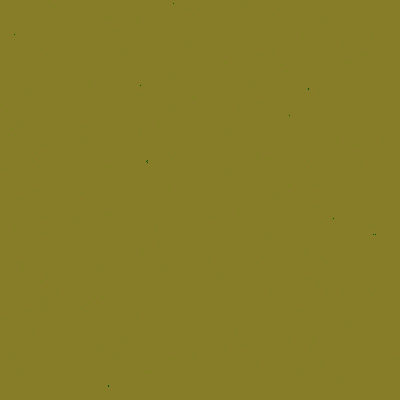
Frame 1 (no input)
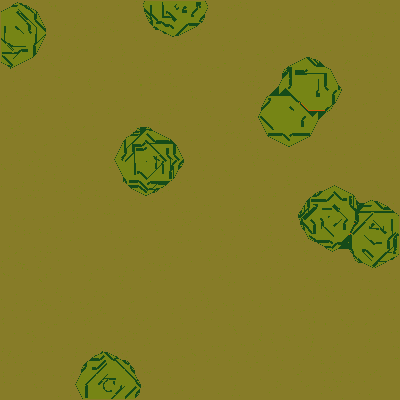
Frame 60 (the mouse pressed at the canvas centre just before this capture)
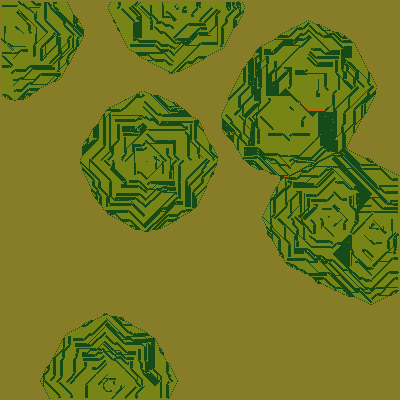
Frame 120 (the mouse held since frame 60 and released just before this capture)

The Processing sketch that drew these frames (run headless with seeded random() and noise(); from frame 60 on, the mouse is pressed at the canvas centre):

// Processing sketch: processing_6777
// ── processing_6777.pde

int[][] grid, future;
void setup() {
  size(400, 400);
  frameRate(8);
  grid = new int[width][height];
  future = new int[width][height];
  float density = 0.01 * width * height;
  for(int i = 0; i < density; i++) {
    int tempX = int(random(width));
    int tempY = int(random(height));
    grid[tempX][tempY] = 1; 
  }
  background(135, 124,40);
}

void draw() {
 for(int x = 1; x < width-1; x++) {
  for(int y = 1; y < height-1; y++) {
   //Check the number of neighbors (adjacent cells) 
   int nb = neighbors(x, y);
   if((grid[x][y] == 0) && (nb > 5)) {
    future[x][y] = 2; //Isolation death
    //print(0);
    set(x, y, color(209,90,6));
   } else
   if((grid[x][y] == 1) && (nb < 5)) {
     //print(1);
     future[x][y]=1;//Overpopulation death
     set(x, y, color(118,133,21));
   } else
   if((grid[x][y] == 0) && (nb > 2)) {
    //print(2);
     future[x][y]=1;//Birth
    set(x, y, color(21,75,25));
   } else {
    future[x][y] = grid[x][y]; 
   }
  }
 } 
 println("zip");
 int[][]temp = grid;
 grid = future;
 future = temp;
}



int neighbors(int x, int y) {
  return grid[x][y-1] +   //North
         grid[x+1][y-1] + //NorthEast
         grid[x+1][y] +   //East
         grid[x+1][y+1] + //SouthEast
         grid[x][y+1] +   //South
         grid[x-1][y+1] + //Southwest
         grid[x-1][y] +   //West
         grid[x-1][y-1];  //NorthWest
}

/*int
void setseparatator(int pixnbTotals) {
  for(i=1000;i>.1;i=i/10)
{
 x=num%i;
 println((num-x)/i);
 num=x;
}
}
*/
